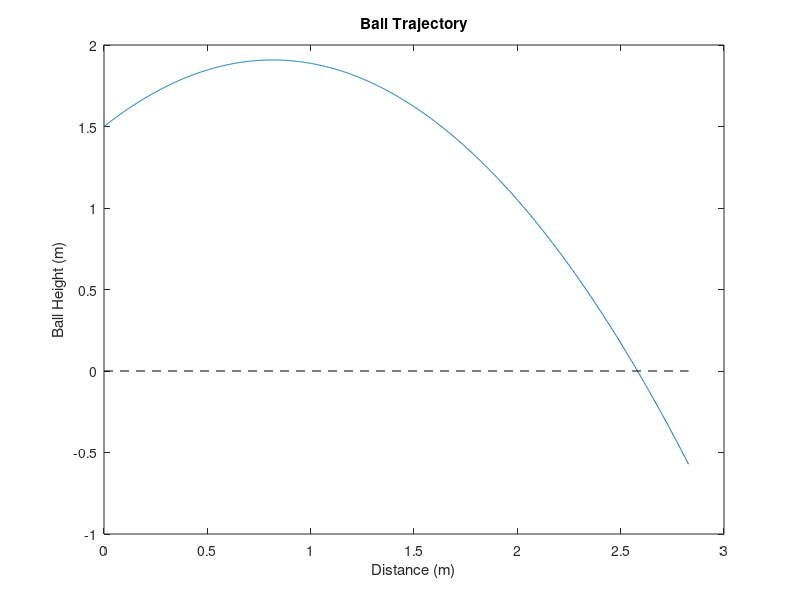

This figure's MATLAB source:
% question 1 throwBall
hi=1.5;% in meter(m)
g=9.8;%acceleration due to gravity in m/s^2
v=4;%m/s
theta=45;%degrees
% make a time vector
t=linspace(0,1,1000);
x=v*cos(theta/180*pi)*t;%x and y positions as a function of time
y=hi+v*sin(theta/180*pi)*t-(1/2*g*t.^2);
ind=find(y<0,1,'first');% find when it hits the ground
distance=x(ind);
disp(['The ball hits the ground at a distance of' num2str(distance) 'meters'])
figure % to plot the ball's trajectory
plot(x,y)
xlabel('Distance (m)');
ylabel('Ball Height (m)');
title('Ball Trajectory');
hold on % plot the ball's trajectory
plot([0 max(x)],[0 0],'k--');